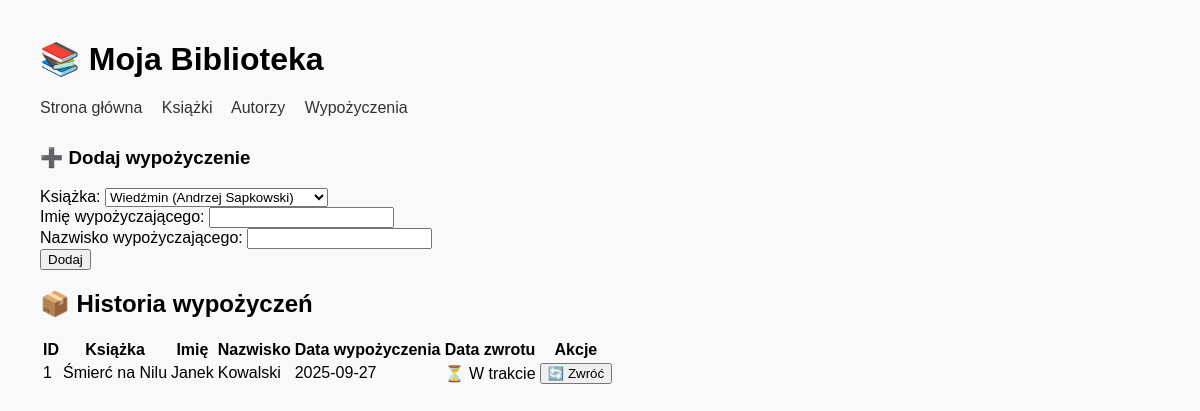
Before: /borrowings with the older database file.
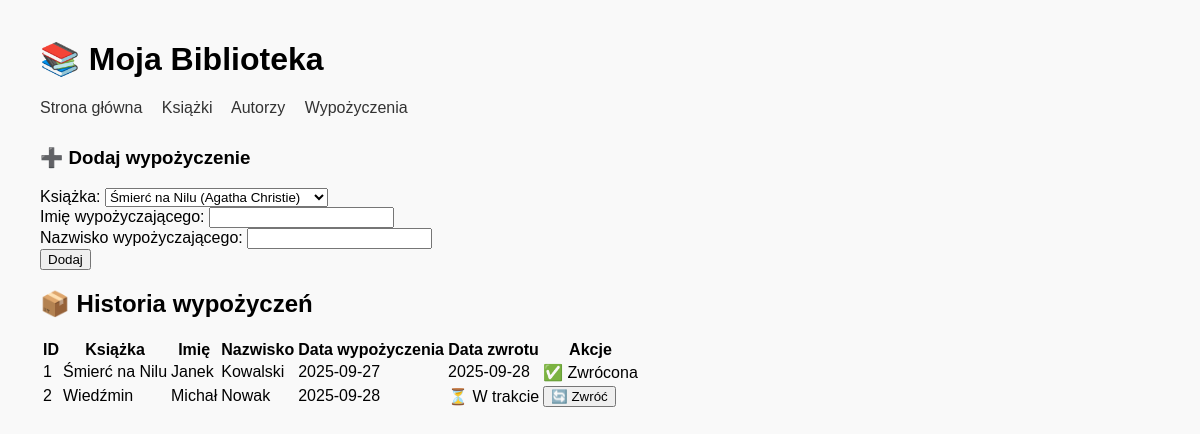
After: the same page with the newer database file.
### app/models.py (models this page shows, shortened)
class Borrowings(db.Model):
    __tablename__ = "borrowings"
    id = db.Column(db.Integer, primary_key=True)
    book_id = db.Column(db.Integer, db.ForeignKey("books.id"), nullable=False)
    borrower_name = db.Column(db.String(100), nullable=False)
    borrower_surname = db.Column(db.String(100), nullable=False)
    borrow_date = db.Column(db.DateTime, default=datetime.utcnow)
    return_date = db.Column(db.DateTime, nullable=True)

class Book(db.Model):
    __tablename__ = "books"
    id = db.Column(db.Integer, primary_key=True)
    author_id = db.Column(db.Integer, db.ForeignKey("authors.id"), nullable=False)
    title = db.Column(db.String(200), nullable=False)
    genre = db.Column(db.String(100))
    available = db.Column(db.Boolean, default=True)
    borrowings = db.relationship("Borrowings", backref="book", lazy="dynamic")

### app/routes.py (the view, shortened to what this page needs)
@app.route("/borrowings", strict_slashes=False, methods=["GET", "POST"])
def borrowings():
    all_borrowings = Borrowings.query.all()
    all_books = Book.query.filter_by(available=True).all()  # tylko dostępne książki
    return render_template("borrowings.html", borrowings=all_borrowings, books=all_books)

### app/templates/borrowings.html (shortened to what this page needs)
{% extends "base.html" %}
{% block content %}
    <h3>➕ Dodaj wypożyczenie</h3>
    <form method="POST">
        <label for="book_id">Książka:</label>
        <select name="book_id" required>
            {% for book in books %}
            <option value="{{ book.id }}">{{ book.title }} ({{ book.author.name }} {{ book.author.surname }})</option>
            {% endfor %}
        </select><br>
        <label for="borrower_name">Imię wypożyczającego:</label>
        <input type="text" name="borrower_name" required><br>
        <label for="borrower_surname">Nazwisko wypożyczającego:</label>
        <input type="text" name="borrower_surname" required><br>
        <button type="submit">Dodaj</button>
    </form>
    <h2>📦 Historia wypożyczeń</h2>
    <table>
        <tr>
            <th>ID</th>
            <th>Książka</th>
            <th>Imię</th>
            <th>Nazwisko</th>
            <th>Data wypożyczenia</th>
            <th>Data zwrotu</th>
            <th>Akcje</th>
        </tr>
        {% for b in borrowings %}
        <tr>
            <td>{{ b.id }}</td>
            <td>{{ b.book.title }}</td>
            <td>{{ b.borrower_name }}</td>
            <td>{{ b.borrower_surname }}</td>
            <td>{{ b.borrow_date.strftime('%Y-%m-%d') }}</td>
            <td>
                {% if b.return_date %}
                {{ b.return_date.strftime('%Y-%m-%d') }}
                {% else %}
                ⏳ W trakcie
                {% endif %}
            </td>
            <td>
                {% if not b.return_date %}
                <form method="POST" action="{{ url_for('return_book', borrowing_id=b.id) }}">
                    <button type="submit" onclick="return confirm('Czy na pewno chcesz zwrócić książkę?')">🔄 Zwróć</button>
                </form>
                {% else %}
                ✅ Zwrócona
                {% endif %}
            </td>
        </tr>
        {% endfor %}
    </table>
{% endblock %}

### app/templates/base.html (shortened to what this page needs)
<!DOCTYPE html>
<html lang="pl">
<head>
</head>
<body>
    <header>
        <h1>📚 Moja Biblioteka</h1>
        <nav>
            <a href="/">Strona główna</a>
            <a href="/books">Książki</a>
            <a href="/authors">Autorzy</a>
            <a href="/borrowings">Wypożyczenia</a>
        </nav>
    </header>
    {% block content %}
    {% endblock %}
</body>
</html>

### app/templates/base.html (style rules this page uses)
body { font-family: Arial, sans-serif; margin: 40px; background-color: #f9f9f9; }
header { margin-bottom: 30px; }
nav a { margin-right: 15px; text-decoration: none; color: #333; }

Changed rows visible on the page:
changed Borrowings "Janek": return_date (not shown) → "2025-09-28"; return_date "⏳ W trakcie 🔄 Zwróć" → "✅ Zwrócona"
added Borrowings: id "2", book "Wiedźmin", borrower_name "Michał", borrower_surname "Nowak", borrow_date "2025-09-28", shows "⏳ W trakcie"
Other visible differences:
form field book_id: "Wiedźmin (Andrzej Sapkowski)" → "Śmierć na Nilu (Agatha Christie)"
